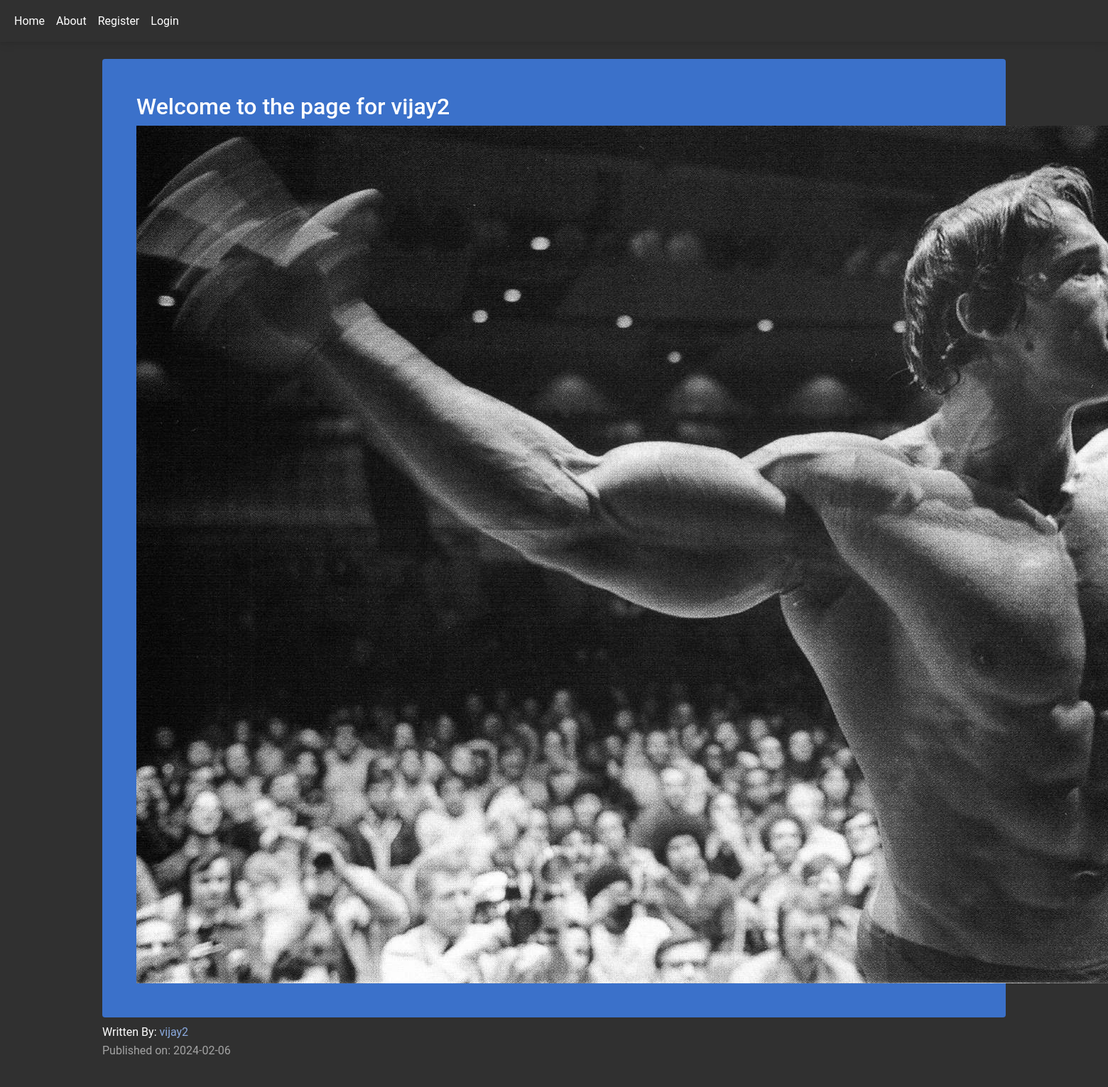
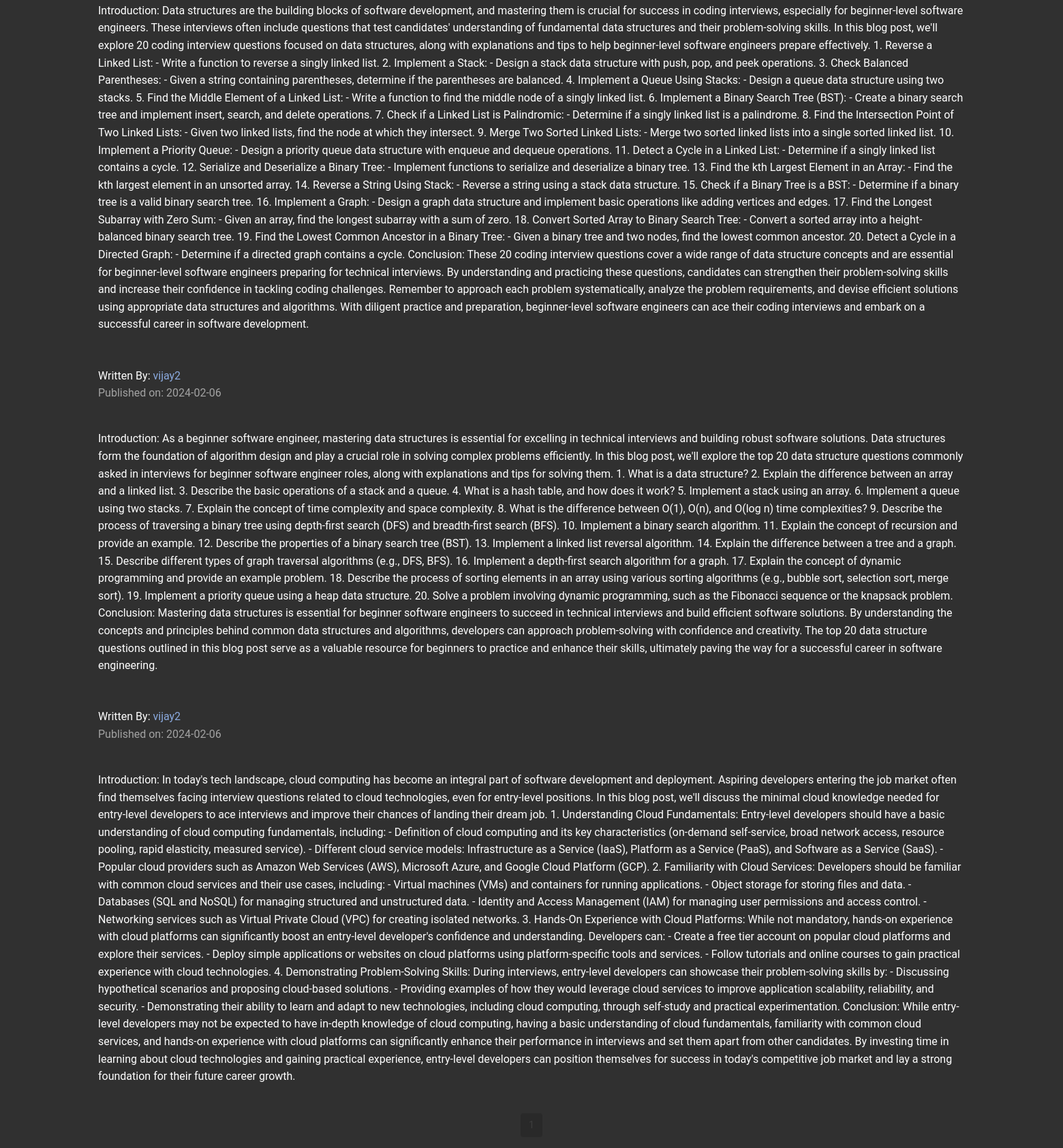
The app's page /vijay2 with its own data (2 pictures, top to bottom).
### company_blog/models.py (models this page shows, shortened)
class User(db.Model, UserMixin):
    __tablename__ = 'users'
    id = db.Column(db.Integer, primary_key=True)
    username = db.Column(db.String(64), unique=True, index=True)
    email = db.Column(db.String(64), unique=True, index=True)
    profile_pic = db.Column(db.String(64), nullable = False, default='default_prof_pic.png')
    password_hash = db.Column(db.String(128))
    posts = db.relationship('BlogPost', backref = 'author', lazy = False)

class BlogPost(db.Model):
    __tablename__ = 'blogposts'
    id = db.Column(db.Integer, primary_key=True)
    date = db.Column(db.DateTime, nullable=False, default=datetime.utcnow)
    title = db.Column(db.String(150), nullable=False )
    text = db.Column(db.Text, nullable=False)
    user_id = db.Column(db.Integer, db.ForeignKey('users.id'), nullable=False)

### company_blog/users/views.py (the view)
@users.route("/<username>")
def user_posts(username):
    page = request.args.get('page', 1, type=int)
    user = User.query.filter_by(username=username).first_or_404()
    blog_posts = BlogPost.query.filter_by(author=user).order_by(BlogPost.date.desc()).paginate(page=page, per_page=5)
    return render_template('user_blog_post.html', user=user, blog_posts=blog_posts)

### company_blog/templates/user_blog_post.html (shortened to what this page needs)
{% extends "base.html" %}
{% block content %}
    <div class="container">
        <div class="mt-4 p-5 bg-primary text-white rounded">
            <h2>Welcome to the page for  {{user.username}} </h2>
            <img src="{{url_for('static', filename='profile_pics/'+user.profile_pic)}}">
        </div>
    {% for post in blog_posts.items %}
                Written By: <a href="{{url_for('users.user_posts', username=post.author.username)}}">{{post.author.username}}</a>
        <p class="text-muted">Published on: {{post.date.strftime("%Y-%m-%d")}}</p>
        <br>
        <p class="white-space:pre-line">{{post.text}}</p>
        <br>
       {%endfor%}
    <nav aria-label="Page navigation example">
        <ul class="pagination justify-content-center">
        {% for page_num in blog_posts.iter_pages(left_edge=1, right_edge=1, left_current=1, right_current=1) %}
            {% if blog_posts.page == page_num %}
            <li class="page-item disabled">
                <a href="{{url_for('users.user_posts', page=page_num, username=user.username)}}" class="page-link">{{page_num}}</a>
            </li>
            {% else %}
            <li class="page-item">
                <a href="{{url_for('users.user_posts', page=page_num, username=user.user)}}" class="page-link">{{page_num}}</a>
            </li>
            {%endif%}
        {% endfor %}
        </ul>
    </nav>
</div>
{% endblock %}

### records on screen
User: username "vijay2", profile_pic (placeholder picture)
BlogPost: author.username "vijay2", date "2024-02-06", text "Introduction: Data structures are the building blocks of software development, and mastering them is crucial for success in coding interviews, especially for beginner-level software engineers. These interviews often include questions that test candidates' understanding of fundamental data structures and their problem-solving skills. In this blog post, we'll explore 20 coding interview questions focused on data structures, along with explanations and tips to help beginner-level software engineers prepare effectively. 1. Reverse a Linked List: - Write a function to reverse a singly linked list. 2. Implement a Stack: - Design a stack data structure with push, pop, and peek operations. 3. Check…"
BlogPost: author.username "vijay2", date "2024-02-06", text "Introduction: As a beginner software engineer, mastering data structures is essential for excelling in technical interviews and building robust software solutions. Data structures form the foundation of algorithm design and play a crucial role in solving complex problems efficiently. In this blog post, we'll explore the top 20 data structure questions commonly asked in interviews for beginner software engineer roles, along with explanations and tips for solving them. 1. What is a data structure? 2. Explain the difference between an array and a linked list. 3. Describe the basic operations of a stack and a queue. 4. What is a hash table, and how does it work? 5. Implement a stack using an…"
BlogPost: author.username "vijay2", date "2024-02-06", text "Introduction: In today's tech landscape, cloud computing has become an integral part of software development and deployment. Aspiring developers entering the job market often find themselves facing interview questions related to cloud technologies, even for entry-level positions. In this blog post, we'll discuss the minimal cloud knowledge needed for entry-level developers to ace interviews and improve their chances of landing their dream job. 1. Understanding Cloud Fundamentals: Entry-level developers should have a basic understanding of cloud computing fundamentals, including: - Definition of cloud computing and its key characteristics (on-demand self-service, broad network access,…"

### other values on screen
{{ page_num }} "1"
